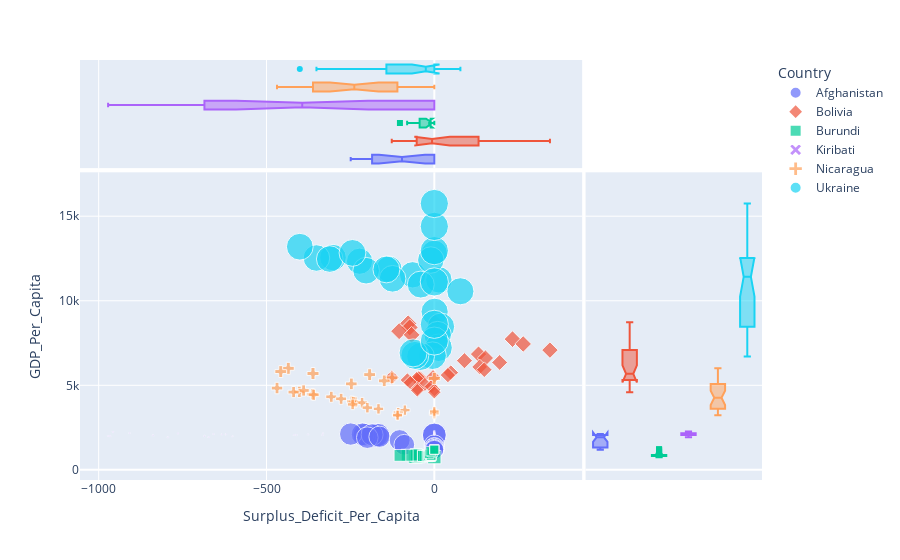

Notebook code cell kept with this figure:
### Code cell
countries_inter_scatter (
    dataset = filtered_gdp_cont_pop_trade,
    country_list = min_gdp2019_countries,
    plot_x = 'Surplus_Deficit_Per_Capita',
    plot_y = 'GDP_Per_Capita',
    size_var = 'Population',
    color_var = 'Country',
    symbol_var = 'Country'
)

### Figure 1 — Plotly figure (JSON) as saved in the notebook; plotly's stock layout.template omitted (floating-point values rounded to 4 significant figures)
{"data": [{"hovertemplate": "Country=Afghanistan<br>Surplus_Deficit_Per_Capita=%{x}<br>GDP_Per_Capita=%{y}<br>Population=%{marker.size}<extra></extra>", "legendgroup": "Afghanistan", "marker": {"color": "#636efa", "size": [38041754, 37171921, 36296113, 35383032, 34413603, 33370794, 32269589, 31161376, 30117413, 29185507, 28394813, 27722276, 27100536, 26433049, 25654277, 24726684, 23680871, 22600770], "sizemode": "area", "sizeref": 128700.0, "symbol": "circle"}, "mode": "markers", "name": "Afghanistan", "orientation": "v", "showlegend": true, "type": "scatter", "x": [0, -175.2, 0, -167.8, -207.8, -213.6, -249.1, -185.4, -199.7, -163.3, -103.3, -89.45, 0, 0, 0, 0, 0, 0], "xaxis": "x", "y": [2065.0, 2034.0, 2058.0, 2057.0, 2068.0, 2102.0, 2116.0, 2075.0, 1905.0, 1957.0, 1759.0, 1484.0, 1461.0, 1316.0, 1287.0, 1200.0, 1236.0, 1190.0], "yaxis": "y"}, {"alignmentgroup": "True", "hovertemplate": "Country=Afghanistan<br>Surplus_Deficit_Per_Capita=%{x}<extra></extra>", "legendgroup": "Afghanistan", "marker": {"color": "#636efa", "symbol": "circle"}, "name": "Afghanistan", "notched": true, "offsetgroup": "Afghanistan", "showlegend": false, "type": "box", "x": [0, -175.2, 0, -167.8, -207.8, -213.6, -249.1, -185.4, -199.7, -163.3, -103.3, -89.45, 0, 0, 0, 0, 0, 0], "xaxis": "x3", "yaxis": "y3"}, {"alignmentgroup": "True", "hovertemplate": "Country=Afghanistan<br>GDP_Per_Capita=%{y}<extra></extra>", "legendgroup": "Afghanistan", "marker": {"color": "#636efa", "symbol": "circle"}, "name": "Afghanistan", "notched": true, "offsetgroup": "Afghanistan", "showlegend": false, "type": "box", "xaxis": "x2", "y": [2065.0, 2034.0, 2058.0, 2057.0, 2068.0, 2102.0, 2116.0, 2075.0, 1905.0, 1957.0, 1759.0, 1484.0, 1461.0, 1316.0, 1287.0, 1200.0, 1236.0, 1190.0], "yaxis": "y2"}, {"hovertemplate": "Country=Bolivia<br>Surplus_Deficit_Per_Capita=%{x}<br>GDP_Per_Capita=%{y}<br>Population=%{marker.size}<extra></extra>", "legendgroup": "Bolivia", "marker": {"color": "#EF553B", "size": [11513100, 11353142, 11192855, 11031814, 10869730, 10706517, 10542377, 10377676, 10212954, 10048590, 9884781, 9721454, 9558439, 9395446, 9232306, 9069039, 8905823, 8742814, 8580235, 8418264, 8257000.0, 8096761, 7937458, 7779267, 7622338, 7466793, 7312850, 7160920, 7011453, 6864842], "sizemode": "area", "sizeref": 128700.0, "symbol": "diamond"}, "mode": "markers", "name": "Bolivia", "orientation": "v", "showlegend": true, "type": "scatter", "x": [0, -78.03, -73.44, -104.8, -67.66, 232.9, 264.8, 344.5, 131.8, 152.4, 89.81, 194.7, 135.0, 148.8, 49.19, 40.5, -3.798, -45.49, -41.33, -46.57, -52.5, -126.8, -80.26, -71.48, -28.21, -9.656, -50.32, -50.73, 0, 0], "xaxis": "x", "y": [8724.0, 8656.0, 8424.0, 8203.0, 7984.0, 7731.0, 7444.0, 7081.0, 6845.0, 6613.0, 6456.0, 6351.0, 6085.0, 5921.0, 5750.0, 5605.0, 5479.0, 5434.0, 5403.0, 5416.0, 5386.0, 5469.0, 5312.0, 5164.0, 5050.0, 4925.0, 4805.0, 4706.0, 4728.0, 4587.0], "yaxis": "y"}, {"alignmentgroup": "True", "hovertemplate": "Country=Bolivia<br>Surplus_Deficit_Per_Capita=%{x}<extra></extra>", "legendgroup": "Bolivia", "marker": {"color": "#EF553B", "symbol": "diamond"}, "name": "Bolivia", "notched": true, "offsetgroup": "Bolivia", "showlegend": false, "type": "box", "x": [0, -78.03, -73.44, -104.8, -67.66, 232.9, 264.8, 344.5, 131.8, 152.4, 89.81, 194.7, 135.0, 148.8, 49.19, 40.5, -3.798, -45.49, -41.33, -46.57, -52.5, -126.8, -80.26, -71.48, -28.21, -9.656, -50.32, -50.73, 0, 0], "xaxis": "x3", "yaxis": "y3"}, {"alignmentgroup": "True", "hovertemplate": "Country=Bolivia<br>GDP_Per_Capita=%{y}<extra></extra>", "legendgroup": "Bolivia", "marker": {"color": "#EF553B", "symbol": "diamond"}, "name": "Bolivia", "notched": true, "offsetgroup": "Bolivia", "showlegend": false, "type": "box", "xaxis": "x2", "y": [8724.0, 8656.0, 8424.0, 8203.0, 7984.0, 7731.0, 7444.0, 7081.0, 6845.0, 6613.0, 6456.0, 6351.0, 6085.0, 5921.0, 5750.0, 5605.0, 5479.0, 5434.0, 5403.0, 5416.0, 5386.0, 5469.0, 5312.0, 5164.0, 5050.0, 4925.0, 4805.0, 4706.0, 4728.0, 4587.0], "yaxis": "y2"}, {"hovertemplate": "Country=Burundi<br>Surplus_Deficit_Per_Capita=%{x}<br>GDP_Per_Capita=%{y}<br>Population=%{marker.size}<extra></extra>", "legendgroup": "Burundi", "marker": {"color": "#00cc96", "size": [11530580, 11175374, 10827019, 10487995, 10160030, 9844299, 9540291, 9245988, 8958406, 8675602, 8397668, 8126102, 7862214, 7607849, 7364862, 7131693, 6909154, 6704113, 6525545, 6378871, 6267124, 6185562, 6122130, 6060111, 5987043, 5898967, 5798053, 5685565, 5564926, 5438957], "sizemode": "area", "sizeref": 128700.0, "symbol": "square"}, "mode": "markers", "name": "Burundi", "orientation": "v", "showlegend": true, "type": "scatter", "x": [0, -55.1, -58.38, -47.32, -43.79, -53.37, -54.1, -81.0, -102.4, -32.95, -27.61, -21.34, -33.93, -14.53, -19.61, -12.62, -11.4, -15.26, -14.83, -16.83, -11.1, -12.24, -8.465, -9.575, -15.29, -5.382, -10.86, 0, 0, 0], "xaxis": "x", "y": [751.7, 761.5, 773.6, 794.6, 825.2, 886.2, 877.3, 862.7, 852.5, 846.2, 831.6, 827.8, 815.9, 815.1, 798.7, 817.5, 804.9, 839.8, 826.0, 828.0, 850.0, 870.0, 839.2, 861.5, 947.8, 1045.0, 1105.0, 1202.0, 1216.0, 1185.0], "yaxis": "y"}, {"alignmentgroup": "True", "hovertemplate": "Country=Burundi<br>Surplus_Deficit_Per_Capita=%{x}<extra></extra>", "legendgroup": "Burundi", "marker": {"color": "#00cc96", "symbol": "square"}, "name": "Burundi", "notched": true, "offsetgroup": "Burundi", "showlegend": false, "type": "box", "x": [0, -55.1, -58.38, -47.32, -43.79, -53.37, -54.1, -81.0, -102.4, -32.95, -27.61, -21.34, -33.93, -14.53, -19.61, -12.62, -11.4, -15.26, -14.83, -16.83, -11.1, -12.24, -8.465, -9.575, -15.29, -5.382, -10.86, 0, 0, 0], "xaxis": "x3", "yaxis": "y3"}, {"alignmentgroup": "True", "hovertemplate": "Country=Burundi<br>GDP_Per_Capita=%{y}<extra></extra>", "legendgroup": "Burundi", "marker": {"color": "#00cc96", "symbol": "square"}, "name": "Burundi", "notched": true, "offsetgroup": "Burundi", "showlegend": false, "type": "box", "xaxis": "x2", "y": [751.7, 761.5, 773.6, 794.6, 825.2, 886.2, 877.3, 862.7, 852.5, 846.2, 831.6, 827.8, 815.9, 815.1, 798.7, 817.5, 804.9, 839.8, 826.0, 828.0, 850.0, 870.0, 839.2, 861.5, 947.8, 1045.0, 1105.0, 1202.0, 1216.0, 1185.0], "yaxis": "y2"}, {"hovertemplate": "Country=Kiribati<br>Surplus_Deficit_Per_Capita=%{x}<br>GDP_Per_Capita=%{y}<br>Population=%{marker.size}<extra></extra>", "legendgroup": "Kiribati", "marker": {"color": "#ab63fa", "size": [117606, 115847, 114158, 112524, 110930, 109391, 107890, 106370, 104728, 102927, 100930, 98761, 96527, 94343, 92325, 90499, 88835, 87305, 85849, 84396, 82972, 81556, 80187, 78903, 77723, 76670, 75716, 74766, 73692, 72400], "sizemode": "area", "sizeref": 128700.0, "symbol": "x"}, "mode": "markers", "name": "Kiribati", "orientation": "v", "showlegend": true, "type": "scatter", "x": [0, 0, 0, -957.5, -908.0, -971.9, -838.2, -965.9, -794.0, -672.3, -601.7, -684.9, -621.5, -657.9, -763.3, -633.2, 0, 0, 0, 0, -376.3, -331.5, -410.8, -418.3, -333.5, 0, 0, 0, 0, 0], "xaxis": "x", "y": [2272.0, 2256.0, 2237.0, 2250.0, 2171.0, 1994.0, 2036.0, 1981.0, 1922.0, 1925.0, 1981.0, 2008.0, 2099.0, 2105.0, 2152.0, 2091.0, 2166.0, 2161.0, 2117.0, 2186.0, 2092.0, 2162.0, 2064.0, 2063.0, 2059.0, 2087.0, 2078.0, 2086.0, 2098.0, 2136.0], "yaxis": "y"}, {"alignmentgroup": "True", "hovertemplate": "Country=Kiribati<br>Surplus_Deficit_Per_Capita=%{x}<extra></extra>", "legendgroup": "Kiribati", "marker": {"color": "#ab63fa", "symbol": "x"}, "name": "Kiribati", "notched": true, "offsetgroup": "Kiribati", "showlegend": false, "type": "box", "x": [0, 0, 0, -957.5, -908.0, -971.9, -838.2, -965.9, -794.0, -672.3, -601.7, -684.9, -621.5, -657.9, -763.3, -633.2, 0, 0, 0, 0, -376.3, -331.5, -410.8, -418.3, -333.5, 0, 0, 0, 0, 0], "xaxis": "x3", "yaxis": "y3"}, {"alignmentgroup": "True", "hovertemplate": "Country=Kiribati<br>GDP_Per_Capita=%{y}<extra></extra>", "legendgroup": "Kiribati", "marker": {"color": "#ab63fa", "symbol": "x"}, "name": "Kiribati", "notched": true, "offsetgroup": "Kiribati", "showlegend": false, "type": "box", "xaxis": "x2", "y": [2272.0, 2256.0, 2237.0, 2250.0, 2171.0, 1994.0, 2036.0, 1981.0, 1922.0, 1925.0, 1981.0, 2008.0, 2099.0, 2105.0, 2152.0, 2091.0, 2166.0, 2161.0, 2117.0, 2186.0, 2092.0, 2162.0, 2064.0, 2063.0, 2059.0, 2087.0, 2078.0, 2086.0, 2098.0, 2136.0], "yaxis": "y2"}, {"hovertemplate": "Country=Nicaragua<br>Surplus_Deficit_Per_Capita=%{x}<br>GDP_Per_Capita=%{y}<br>Population=%{marker.size}<extra></extra>", "legendgroup": "Nicaragua", "marker": {"color": "#FFA15A", "size": [6545502, 6465501, 6384846, 6303974, 6223240, 6142731, 6062457, 5982526, 5903039, 5824065, 5745526, 5667432, 5590055, 5513763, 5438690, 5364935, 5292118, 5219328, 5145366, 5069302, 4991040, 4910647, 4827661, 4741578, 4652185, 4559006, 4462497, 4364512, 4267568, 4173434], "sizemode": "area", "sizeref": 128700.0, "symbol": "cross"}, "mode": "markers", "name": "Nicaragua", "orientation": "v", "showlegend": true, "type": "scatter", "x": [0, -361.5, -435.1, -457.5, -192.7, -125.8, -149.2, -247.2, -468.6, -402.3, -363.0, -389.4, -419.2, -359.5, -307.0, -277.7, -245.5, -235.5, -241.2, -215.3, -243.3, -199.4, -166.4, -87.73, -107.5, -110.0, -109.3, 0, 0, 0], "xaxis": "x", "y": [5407.0, 5695.0, 6004.0, 5812.0, 5630.0, 5443.0, 5263.0, 5083.0, 4838.0, 4612.0, 4477.0, 4694.0, 4601.0, 4439.0, 4321.0, 4200.0, 4043.0, 3999.0, 4026.0, 3969.0, 3872.0, 3677.0, 3606.0, 3532.0, 3385.0, 3261.0, 3224.0, 3310.0, 3372.0, 3454.0], "yaxis": "y"}, {"alignmentgroup": "True", "hovertemplate": "Country=Nicaragua<br>Surplus_Deficit_Per_Capita=%{x}<extra></extra>", "legendgroup": "Nicaragua", "marker": {"color": "#FFA15A", "symbol": "cross"}, "name": "Nicaragua", "notched": true, "offsetgroup": "Nicaragua", "showlegend": false, "type": "box", "x": [0, -361.5, -435.1, -457.5, -192.7, -125.8, -149.2, -247.2, -468.6, -402.3, -363.0, -389.4, -419.2, -359.5, -307.0, -277.7, -245.5, -235.5, -241.2, -215.3, -243.3, -199.4, -166.4, -87.73, -107.5, -110.0, -109.3, 0, 0, 0], "xaxis": "x3", "yaxis": "y3"}, {"alignmentgroup": "True", "hovertemplate": "Country=Nicaragua<br>GDP_Per_Capita=%{y}<extra></extra>", "legendgroup": "Nicaragua", "marker": {"color": "#FFA15A", "symbol": "cross"}, "name": "Nicaragua", "notched": true, "offsetgroup": "Nicaragua", "showlegend": false, "type": "box", "xaxis": "x2", "y": [5407.0, 5695.0, 6004.0, 5812.0, 5630.0, 5443.0, 5263.0, 5083.0, 4838.0, 4612.0, 4477.0, 4694.0, 4601.0, 4439.0, 4321.0, 4200.0, 4043.0, 3999.0, 4026.0, 3969.0, 3872.0, 3677.0, 3606.0, 3532.0, 3385.0, 3261.0, 3224.0, 3310.0, 3372.0, 3454.0], "yaxis": "y2"}, {"hovertemplate": "Country=Ukraine<br>Surplus_Deficit_Per_Capita=%{x}<br>GDP_Per_Capita=%{y}<br>Population=%{marker.size}<extra></extra>", "legendgroup": "Ukraine", "marker": {"color": "#19d3f3", "size": [43993638, 44246156, 44487709, 44713702, 44921639, 45111532, 45286983, 45453806, 45619844, 45792090, 45970941, 46158711, 46366353, 46607395, 46890772, 47217493, 47582461, 47980039, 48401656, 48838065, 49288734, 49746523, 50187276, 50580475, 50903785, 51147773, 51316010, 51415965, 51461273, 51463105], "sizemode": "area", "sizeref": 128700.0, "symbol": "circle"}, "mode": "markers", "name": "Ukraine", "orientation": "v", "showlegend": true, "type": "scatter", "x": [0, -222.7, -135.1, -64.6, 13.6, -10.38, -301.8, -351.2, -311.6, -203.2, -124.4, -400.7, -243.8, -142.8, -40.39, 77.71, 0.9753, 19.83, 10.12, 12.62, -5.367, -40.98, -57.93, -63.32, 0, 0, 0, 0, 0, 0], "xaxis": "x", "y": [12810.0, 12340.0, 11870.0, 11530.0, 11240.0, 12410.0, 12550.0, 12530.0, 12470.0, 11780.0, 11300.0, 13200.0, 12830.0, 11850.0, 10960.0, 10560.0, 9349.0, 8468.0, 7969.0, 7221.0, 6751.0, 6701.0, 6770.0, 6916.0, 7617.0, 8607.0, 11110.0, 12960.0, 14400.0, 15750.0], "yaxis": "y"}, {"alignmentgroup": "True", "hovertemplate": "Country=Ukraine<br>Surplus_Deficit_Per_Capita=%{x}<extra></extra>", "legendgroup": "Ukraine", "marker": {"color": "#19d3f3", "symbol": "circle"}, "name": "Ukraine", "notched": true, "offsetgroup": "Ukraine", "showlegend": false, "type": "box", "x": [0, -222.7, -135.1, -64.6, 13.6, -10.38, -301.8, -351.2, -311.6, -203.2, -124.4, -400.7, -243.8, -142.8, -40.39, 77.71, 0.9753, 19.83, 10.12, 12.62, -5.367, -40.98, -57.93, -63.32, 0, 0, 0, 0, 0, 0], "xaxis": "x3", "yaxis": "y3"}, {"alignmentgroup": "True", "hovertemplate": "Country=Ukraine<br>GDP_Per_Capita=%{y}<extra></extra>", "legendgroup": "Ukraine", "marker": {"color": "#19d3f3", "symbol": "circle"}, "name": "Ukraine", "notched": true, "offsetgroup": "Ukraine", "showlegend": false, "type": "box", "xaxis": "x2", "y": [12810.0, 12340.0, 11870.0, 11530.0, 11240.0, 12410.0, 12550.0, 12530.0, 12470.0, 11780.0, 11300.0, 13200.0, 12830.0, 11850.0, 10960.0, 10560.0, 9349.0, 8468.0, 7969.0, 7221.0, 6751.0, 6701.0, 6770.0, 6916.0, 7617.0, 8607.0, 11110.0, 12960.0, 14400.0, 15750.0], "yaxis": "y2"}], "layout": {"legend": {"itemsizing": "constant", "title": {"text": "Country"}, "tracegroupgap": 0}, "margin": {"t": 60}, "xaxis": {"anchor": "y", "domain": [0, 0.7363], "title": {"text": "Surplus_Deficit_Per_Capita"}}, "xaxis2": {"anchor": "y2", "domain": [0.7413, 1], "matches": "x2", "showgrid": false, "showline": false, "showticklabels": false, "ticks": ""}, "xaxis3": {"anchor": "y3", "domain": [0, 0.7363], "matches": "x", "showgrid": true, "showticklabels": false}, "xaxis4": {"anchor": "y4", "domain": [0.7413, 1], "matches": "x2", "showgrid": false, "showline": false, "showticklabels": false, "ticks": ""}, "yaxis": {"anchor": "x", "domain": [0, 0.7326], "title": {"text": "GDP_Per_Capita"}}, "yaxis2": {"anchor": "x2", "domain": [0, 0.7326], "matches": "y", "showgrid": true, "showticklabels": false}, "yaxis3": {"anchor": "x3", "domain": [0.7426, 1], "matches": "y3", "showgrid": false, "showline": false, "showticklabels": false, "ticks": ""}, "yaxis4": {"anchor": "x4", "domain": [0.7426, 1], "matches": "y3", "showgrid": true, "showline": false, "showticklabels": false, "ticks": ""}}}
